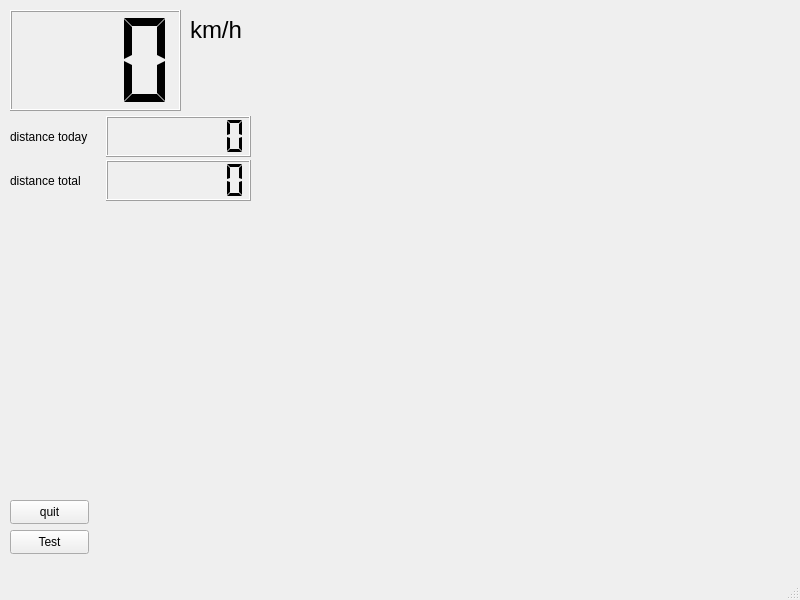
<?xml version="1.0" encoding="UTF-8"?>
<ui version="4.0">
 <class>Dashboard</class>
 <widget class="QMainWindow" name="Dashboard">
  <property name="geometry">
   <rect>
    <x>0</x>
    <y>0</y>
    <width>800</width>
    <height>600</height>
   </rect>
  </property>
  <property name="windowTitle">
   <string>Dashboard</string>
  </property>
  <property name="styleSheet">
   <string notr="true"/>
  </property>
  <widget class="QWidget" name="centralwidget">
   <widget class="QLCDNumber" name="speedCounter">
    <property name="geometry">
     <rect>
      <x>10</x>
      <y>10</y>
      <width>171</width>
      <height>101</height>
     </rect>
    </property>
    <property name="font">
     <font>
      <pointsize>18</pointsize>
     </font>
    </property>
    <property name="autoFillBackground">
     <bool>false</bool>
    </property>
    <property name="styleSheet">
     <string notr="true"/>
    </property>
    <property name="digitCount">
     <number>3</number>
    </property>
    <property name="segmentStyle">
     <enum>QLCDNumber::Flat</enum>
    </property>
    <property name="value" stdset="0">
     <double>0.000000000000000</double>
    </property>
   </widget>
   <widget class="QLabel" name="label_3">
    <property name="geometry">
     <rect>
      <x>190</x>
      <y>10</y>
      <width>61</width>
      <height>41</height>
     </rect>
    </property>
    <property name="sizePolicy">
     <sizepolicy hsizetype="Fixed" vsizetype="Preferred">
      <horstretch>0</horstretch>
      <verstretch>0</verstretch>
     </sizepolicy>
    </property>
    <property name="font">
     <font>
      <pointsize>18</pointsize>
     </font>
    </property>
    <property name="styleSheet">
     <string notr="true"/>
    </property>
    <property name="text">
     <string>km/h</string>
    </property>
    <property name="textFormat">
     <enum>Qt::RichText</enum>
    </property>
   </widget>
   <widget class="QPushButton" name="testButton">
    <property name="geometry">
     <rect>
      <x>10</x>
      <y>530</y>
      <width>79</width>
      <height>24</height>
     </rect>
    </property>
    <property name="text">
     <string>Test</string>
    </property>
   </widget>
   <widget class="QPushButton" name="quitButton">
    <property name="geometry">
     <rect>
      <x>10</x>
      <y>500</y>
      <width>79</width>
      <height>24</height>
     </rect>
    </property>
    <property name="text">
     <string>quit</string>
    </property>
   </widget>
   <widget class="QWidget" name="">
    <property name="geometry">
     <rect>
      <x>10</x>
      <y>116</y>
      <width>241</width>
      <height>41</height>
     </rect>
    </property>
    <layout class="QHBoxLayout" name="horizontalLayout">
     <item>
      <widget class="QLabel" name="label">
       <property name="sizePolicy">
        <sizepolicy hsizetype="Fixed" vsizetype="Preferred">
         <horstretch>0</horstretch>
         <verstretch>0</verstretch>
        </sizepolicy>
       </property>
       <property name="minimumSize">
        <size>
         <width>90</width>
         <height>0</height>
        </size>
       </property>
       <property name="styleSheet">
        <string notr="true"/>
       </property>
       <property name="text">
        <string>distance today</string>
       </property>
      </widget>
     </item>
     <item>
      <widget class="QLCDNumber" name="distanceTodayCounter">
       <property name="font">
        <font>
         <weight>50</weight>
         <italic>false</italic>
         <bold>false</bold>
        </font>
       </property>
       <property name="layoutDirection">
        <enum>Qt::LeftToRight</enum>
       </property>
       <property name="styleSheet">
        <string notr="true"/>
       </property>
       <property name="smallDecimalPoint">
        <bool>false</bool>
       </property>
       <property name="numDigits">
        <number>7</number>
       </property>
       <property name="segmentStyle">
        <enum>QLCDNumber::Flat</enum>
       </property>
      </widget>
     </item>
    </layout>
   </widget>
   <widget class="QWidget" name="">
    <property name="geometry">
     <rect>
      <x>10</x>
      <y>160</y>
      <width>241</width>
      <height>41</height>
     </rect>
    </property>
    <layout class="QHBoxLayout" name="horizontalLayout_2">
     <item>
      <widget class="QLabel" name="label_2">
       <property name="sizePolicy">
        <sizepolicy hsizetype="Fixed" vsizetype="Preferred">
         <horstretch>0</horstretch>
         <verstretch>0</verstretch>
        </sizepolicy>
       </property>
       <property name="minimumSize">
        <size>
         <width>90</width>
         <height>0</height>
        </size>
       </property>
       <property name="styleSheet">
        <string notr="true"/>
       </property>
       <property name="text">
        <string>distance total</string>
       </property>
      </widget>
     </item>
     <item>
      <widget class="QLCDNumber" name="distanceTotalCounter">
       <property name="styleSheet">
        <string notr="true"/>
       </property>
       <property name="numDigits">
        <number>7</number>
       </property>
       <property name="segmentStyle">
        <enum>QLCDNumber::Flat</enum>
       </property>
      </widget>
     </item>
    </layout>
   </widget>
  </widget>
  <widget class="QMenuBar" name="menubar">
   <property name="geometry">
    <rect>
     <x>0</x>
     <y>0</y>
     <width>800</width>
     <height>19</height>
    </rect>
   </property>
  </widget>
  <widget class="QStatusBar" name="statusbar"/>
 </widget>
 <resources/>
 <connections>
  <connection>
   <sender>quitButton</sender>
   <signal>clicked()</signal>
   <receiver>Dashboard</receiver>
   <slot>close()</slot>
   <hints>
    <hint type="sourcelabel">
     <x>49</x>
     <y>530</y>
    </hint>
    <hint type="destinationlabel">
     <x>399</x>
     <y>299</y>
    </hint>
   </hints>
  </connection>
 </connections>
</ui>
